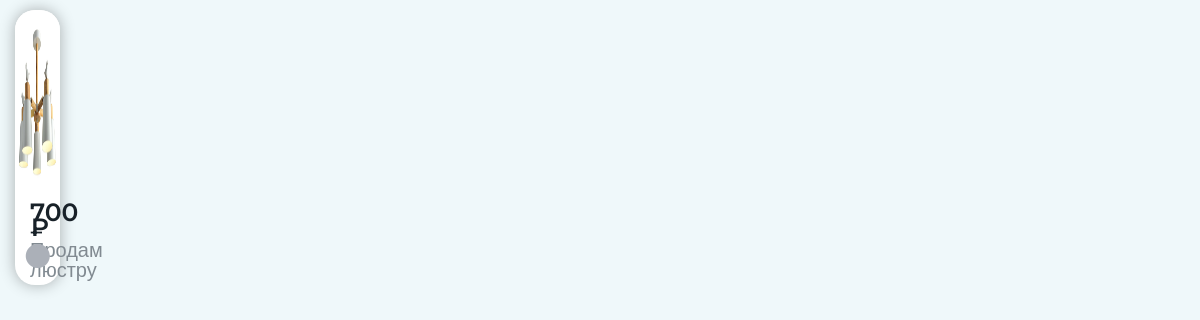
/accounts/profile_user_archive/ (signed in), run on the app's committed database.
### oursite/models.py (models this page shows, shortened)
class Course(models.Model):
    owner = models.ForeignKey(User, related_name='courses_created', on_delete=models.CASCADE)
    selling = models.BooleanField(default=True)
    category = models.ForeignKey(Subject, related_name='courses', on_delete=models.CASCADE)
    title = models.CharField(max_length=200)
    slug = models.SlugField(max_length=200, default=uuid.uuid1())
    overview = models.TextField()
    created = models.DateTimeField(auto_now_add=True)
    available = models.BooleanField(default=True)
    price = models.DecimalField(max_digits=10, decimal_places=2)
    image = models.ImageField(upload_to='products/%Y/%m/%d', null=True, blank=True)
    number = models.CharField(max_length=200)
    created_date = models.DateTimeField(editable=True, auto_now_add=True)
    class Meta:
        ordering = ('title',)
        index_together = (('id', 'slug'),)
    def __str__(self):
        return self.title
    def get_absolute_url(self):
        return reverse('oursite:product_detail',
                       args=[self.id, self.slug])

### oursite/views.py (the view)
# urls.py: path('accounts/profile_user_archive/', views.profile_archive, name='profile_archive'),
@login_required(login_url='/register')
def profile_archive(request, category_slug=None):
    category = None
    categories = Subject.objects.all()
    products = Course.objects.filter(owner=request.user, available=False, selling=True)
    if category_slug:
        category = get_object_or_404(Subject, slug=category_slug)
        products = products.filter(category=category)
    print(products)
    image = ImageForUser.objects.get(user=request.user)
    user = User.objects.get(username=request.user)
    return render(request, 'oursite/Profile_archive.html',
                  {'category': category,
                   'categories': categories,
                   'products': products,
                   'image': image,
                   'user': user
                   })

### cart/context_processors.py (called while the page is built)
def cart(request):
    return {'cart': Cart(request)}

### oursite/templates/oursite/Profile_archive.html (shortened to what this page needs)
{% load static %}
{% load humanize %}
<!DOCTYPE html>
<html lang="en">
<head>
    <link rel="stylesheet" href="https://maxcdn.bootstrapcdn.com/bootstrap/4.0.0-beta/css/bootstrap.min.css"
>
    <link rel="stylesheet" href="https://cdnjs.cloudflare.com/ajax/libs/font-awesome/6.1.2/css/all.min.css"
>
    <link rel="stylesheet" href="{% static 'css/mystyle.css' %}">
</head>
<body>
    {% for product in products %}
        <div class="ifram-item">
            <div class="col-lg-4 col-md-6 ifram-col">
                <div class="block-profile product-profile no-border z-depth-2-top-ifram z-depth-2-top-ifram-hover">
                    <div class="block-profile-image">
                              <a href="{{ product.get_absolute_url }}"><img src="{% if product.image %}{{ product.image.url }}{% else %}{% static 'img/no_image.png' %}{% endif %}" class="card-img-top" height="190px"></a>
                    </div>
                          <div class="block-profile-body">
                              <h3 class="heading-profile heading-5-profile">{{ product.price.normalize|intcomma }} ₽</h3>
                              <p class="product-profile-description">{{ product.title }}</p>
                              <span class="wish-profile-icon"><i class="fa-solid fa-circle"></i></span>
                          </div>
                </div>
              </div>
        </div>
              {% empty %}
                <div class="col-lg-12 col-md-6">
                    <div class="alert alert-primary text-center" role="alert">
                        Упс! У Вас нет объявлений в архиве.
                    </div>
                </div>
            {% endfor %}
</body>
</html>

### static/css/mystyle.css (style rules this page uses)
* { margin: 0; font-family: 'Montserrat', sans-serif; }
body { font-family: 'Montserrat', sans-serif; background-color: #EFF8FA; }
.block-profile { margin: 0; -webkit-transition: all 0.3s linear; transition: all 0.3s linear; position: relative; cursor: default; border-radius: .25rem .25rem .25rem; -moz-border-radius: .25rem .25rem .25rem }
.wish-profile-icon { position: absolute; right: 10px; bottom: 10px; z-index: 99; font-size: 1.5rem; color: #abb0b8; }
.block-profile:after, .block-profile:before { display: table; content: ""; }
.block-profile:after { clear: both; }
.block-profile .block-profile-body { text-align: left; margin-left: 10px; margin-right: 10px; }
.block-profile .block-profile-image { -webkit-transition: all 0.3s linear; transition: all 0.3s linear; position: relative; }
.block-profile .block-profile-image img { max-width: 100%; border-top-left-radius: 20px; border-top-right-radius: 20px; }
.heading-5-profile { font-size: 25px !important; }
.heading-profile { margin: 5px; text-transform: none; font-style: normal; font-weight: 600; color: #182128; font-size: 34px; line-height: 15px; }
.product-profile-description { margin: 5px; font-style: normal; font-weight: 500; font-size: 20px; color: #818a91; line-height: 20px; }
.z-depth-2-top-ifram, .z-depth-2-top-ifram-hover { box-shadow: 0 0px 15px rgba(0, 0, 0, 0.3); border-radius: 20px; margin-bottom: 20px; height: 275px; background-color: #FFFFFF; }
.ifram-item { display: grid; float: left; grid-template-columns: repeat(1, 1fr); grid-template-rows: 1fr; grid-column-gap: 0px; grid-row-gap: 0px; }
.ifram-col { width: 224px; margin-top: 10px; }

### data on the page
Course: image (picture), price.normalize "700", title "Продам люстру"
